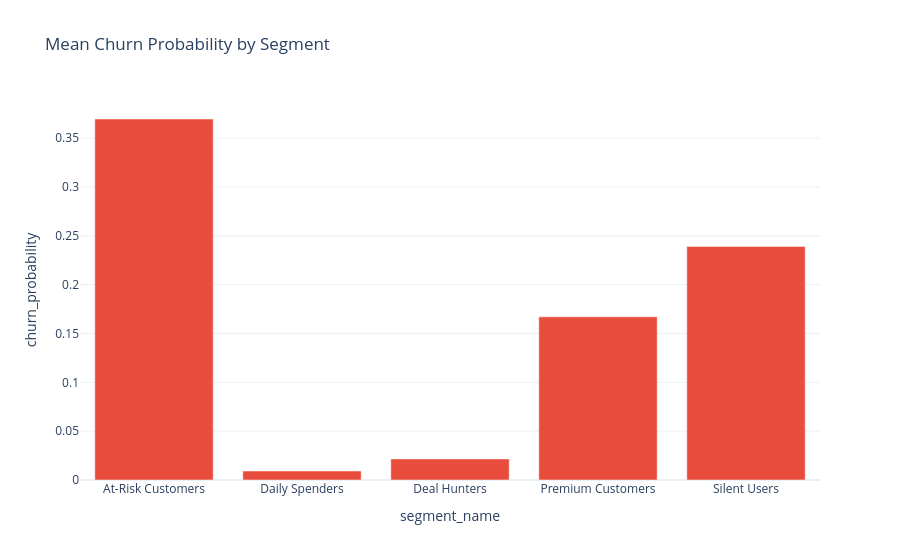

The notebook cell this image was saved under:
### Code cell
churn_seg = profile.groupby('segment_name')['churn_probability'].mean().reset_index()
fig = px.bar(churn_seg, x='segment_name', y='churn_probability', color_discrete_sequence=[RISK],
             template=TEMPLATE, title='Mean Churn Probability by Segment')
fig.show()

### Figure 1 — Plotly figure (JSON) as saved in the notebook; plotly's stock layout.template omitted (floating-point values rounded to 4 significant figures)
{"data": [{"hovertemplate": "segment_name=%{x}<br>churn_probability=%{y}<extra></extra>", "legendgroup": "", "marker": {"color": "#E74C3C", "pattern": {"shape": ""}}, "name": "", "orientation": "v", "showlegend": false, "textposition": "auto", "type": "bar", "x": ["At-Risk Customers", "Daily Spenders", "Deal Hunters", "Premium Customers", "Silent Users"], "xaxis": "x", "y": [0.3696, 0.009231, 0.02163, 0.1671, 0.2391], "yaxis": "y"}], "layout": {"barmode": "relative", "legend": {"tracegroupgap": 0}, "title": {"text": "Mean Churn Probability by Segment"}, "xaxis": {"anchor": "y", "domain": [0.0, 1.0], "title": {"text": "segment_name"}}, "yaxis": {"anchor": "x", "domain": [0.0, 1.0], "title": {"text": "churn_probability"}}}}
